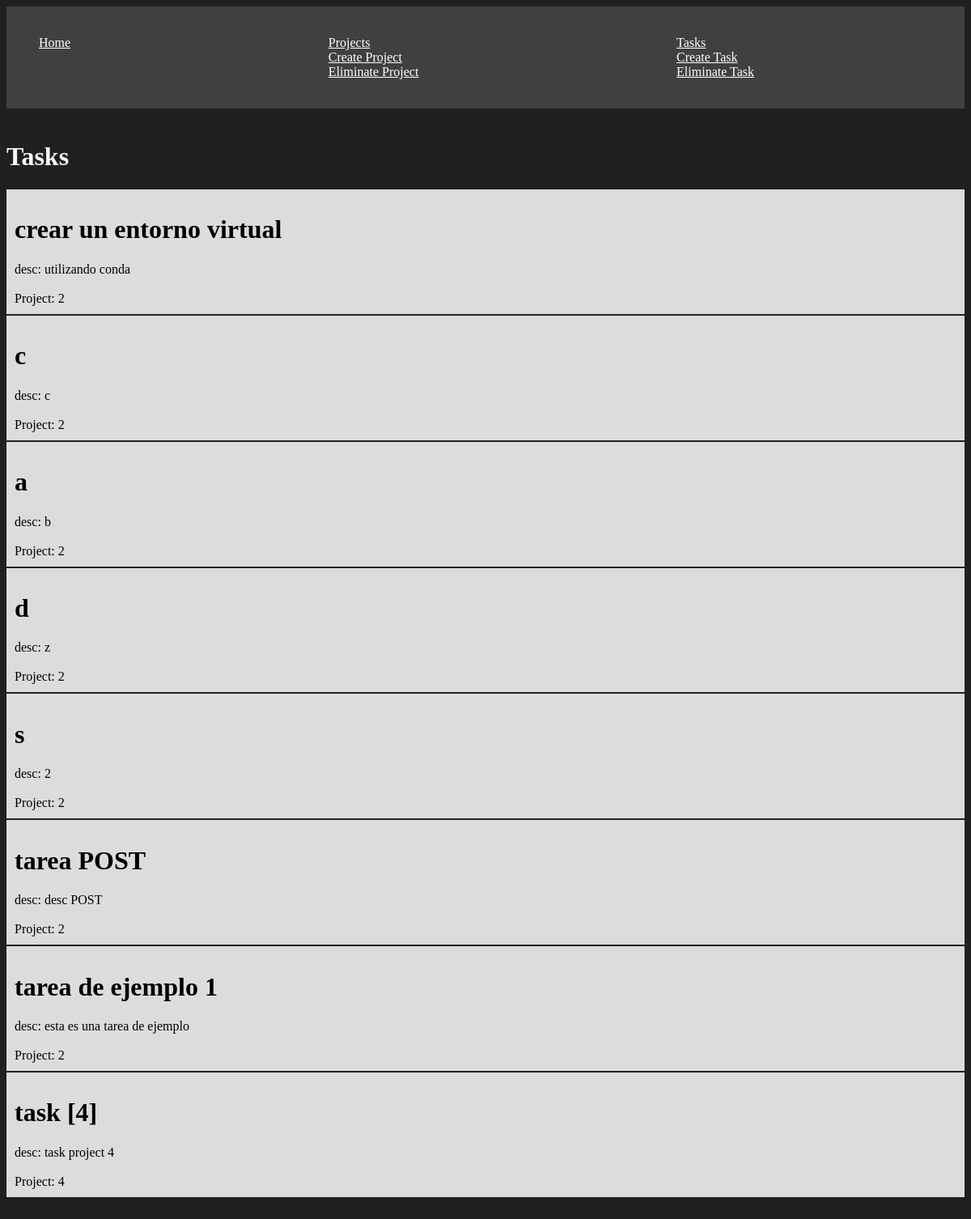
The page /tasks/ on the database as committed earlier.
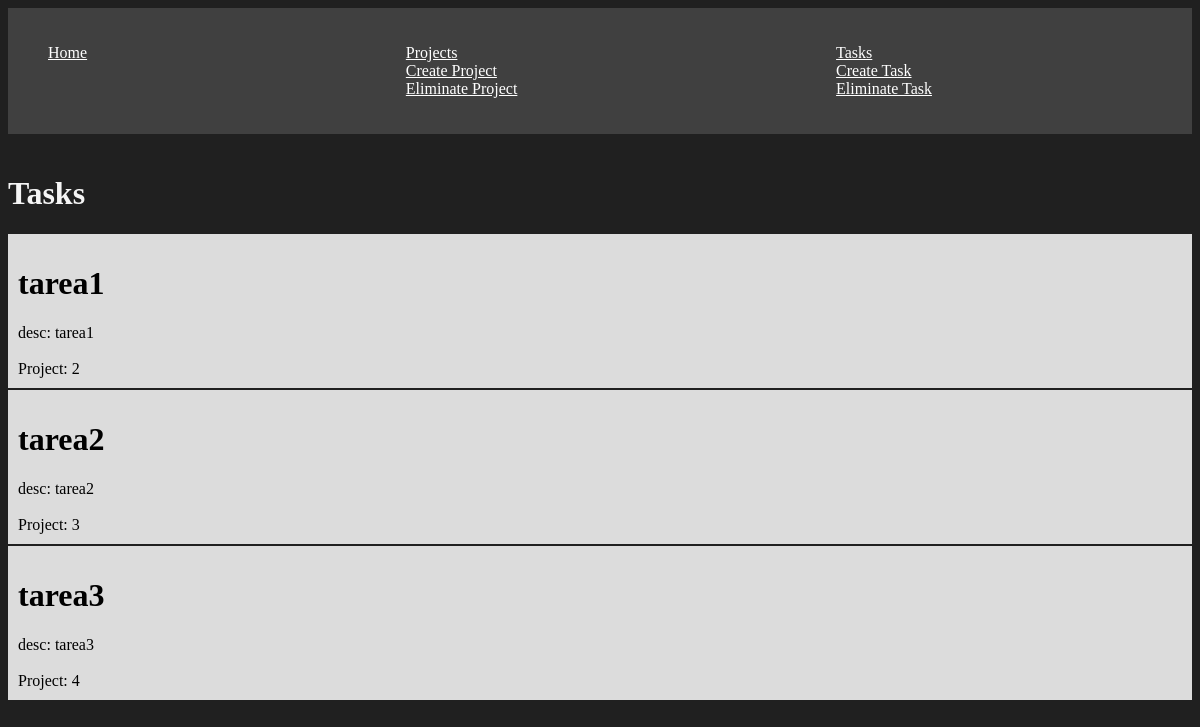
The same page on the database as committed later.
### app1/models.py (models this page shows, shortened)
class Task(models.Model):
    title = models.CharField(max_length=200)
    description = models.TextField()
    projects = models.ForeignKey(Project, on_delete=models.CASCADE)
    done = models.BooleanField(default=False)

### app1/views.py (the view)
# urls.py: path('tasks/', views.tasks, name="tasks"),
def tasks(request):
    tasks = Task.objects.all()
    return render(request, 'tasks/tasks.html', {
        'tasks': tasks
    })

### app1/templates/tasks/tasks.html
{% extends 'layouts/base.html' %}
{% block content %}
<h1>Tasks</h1>
{% for task in tasks %}
<div class="card">
    <h1>{{task.title}} </h1>
    <a>desc: {{task.description}}</a>
    <br><br>
    <a>Project: {{task.projects_id}}</a>
</div>
{% endfor %}
{% endblock %}

Rows that differ between the two databases and show on the page:
removed Task: title "crear un entorno virtual", description "utilizando conda", projects_id "2"
removed Task: title "c", description "c", projects_id "2"
removed Task: title "a", description "b", projects_id "2"
removed Task: title "d", description "z", projects_id "2"
removed Task: title "s", description "2", projects_id "2"
removed Task: title "tarea POST", description "desc POST", projects_id "2"
removed Task: title "tarea de ejemplo 1", description "esta es una tarea de ejemplo", projects_id "2"
removed Task: title "task [4]", description "task project 4", projects_id "4"
added Task: title "tarea1", description "tarea1", projects_id "2"
added Task: title "tarea2", description "tarea2", projects_id "3"
added Task: title "tarea3", description "tarea3", projects_id "4"
